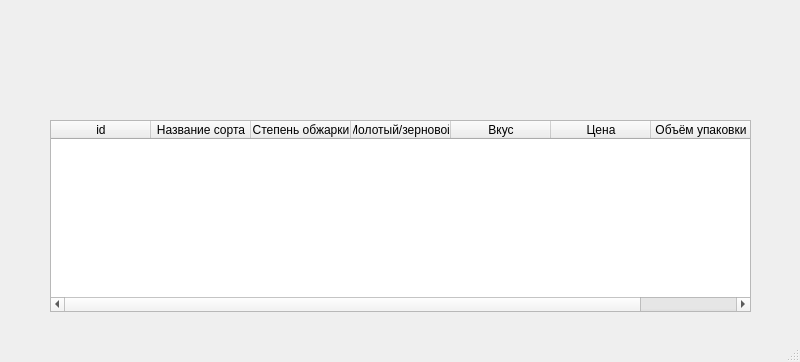
<?xml version="1.0" encoding="UTF-8"?>
<ui version="4.0">
 <class>MainWindow</class>
 <widget class="QMainWindow" name="MainWindow">
  <property name="geometry">
   <rect>
    <x>0</x>
    <y>0</y>
    <width>800</width>
    <height>362</height>
   </rect>
  </property>
  <property name="windowTitle">
   <string>MainWindow</string>
  </property>
  <widget class="QWidget" name="centralwidget">
   <widget class="QTableWidget" name="tableWidget">
    <property name="geometry">
     <rect>
      <x>50</x>
      <y>120</y>
      <width>701</width>
      <height>192</height>
     </rect>
    </property>
    <column>
     <property name="text">
      <string>id</string>
     </property>
    </column>
    <column>
     <property name="text">
      <string>Название сорта</string>
     </property>
    </column>
    <column>
     <property name="text">
      <string>Степень обжарки</string>
     </property>
    </column>
    <column>
     <property name="text">
      <string>Молотый/зерновой</string>
     </property>
    </column>
    <column>
     <property name="text">
      <string>Вкус</string>
     </property>
    </column>
    <column>
     <property name="text">
      <string>Цена</string>
     </property>
    </column>
    <column>
     <property name="text">
      <string>Объём упаковки</string>
     </property>
    </column>
   </widget>
  </widget>
  <widget class="QMenuBar" name="menubar">
   <property name="geometry">
    <rect>
     <x>0</x>
     <y>0</y>
     <width>800</width>
     <height>21</height>
    </rect>
   </property>
  </widget>
  <widget class="QStatusBar" name="statusbar"/>
 </widget>
 <resources/>
 <connections/>
</ui>
